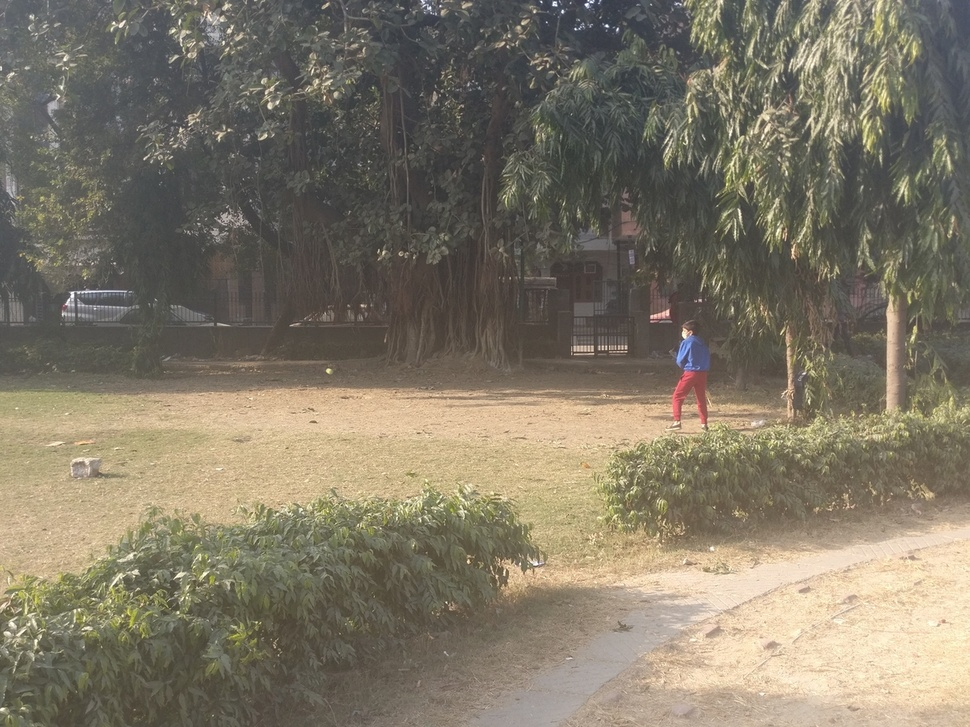
#> input picture assignment2_image_stitching/val_set/5/IMG_20201208_144713.jpg, 970 x 727 px, shrunk from 1160 x 870 before the run
$ python createmosaic.py --img_path val_set/5
#> lines starting #> are read from the running program, lines starting #| are printed output that depends on the picture
#Assignmnet_2 COL780  Image mosaicing : submission 2020SIY7566
import os
import cv2
import argparse
import numpy as np

# Initialize SIFT
sift = cv2.xfeatures2d.SIFT_create()
# Parameters for nearest-neighbor matching
FLANN_INDEX_KDTREE = 1
flann_params = dict(algorithm = FLANN_INDEX_KDTREE,
    trees = 5)
matcher = cv2.FlannBasedMatcher(flann_params, {})

# Use the keypoints to stitch the images
def get_stitched_image(img2, img1, M):

	# Get width and height of input images
	w1,h1 = img1.shape[:2]
	w2,h2 = img2.shape[:2]

	# Get the canvas dimesions
	img1_dims = np.float32([ [0,0], [0,w1], [h1, w1], [h1,0] ]).reshape(-1,1,2)
	img2_dims_temp = np.float32([ [0,0], [0,w2], [h2, w2], [h2,0] ]).reshape(-1,1,2)


	# Get relative perspective of second image
	img2_dims = cv2.perspectiveTransform(img2_dims_temp, M)

	# Resulting dimensions
	result_dims = np.concatenate( (img1_dims, img2_dims), axis = 0)

	# Getting images together
	# Calculate dimensions of match points
	[x_min, y_min] = np.int32(result_dims.min(axis=0).ravel() - 0.5)
	[x_max, y_max] = np.int32(result_dims.max(axis=0).ravel() + 0.5)

	# Create output array after affine transformation
	transform_dist = [-x_min,-y_min]
	transform_array = np.array([[1, 0, transform_dist[0]], [0, 1, transform_dist[1]], [0,0,1]])

	# Warp images to get the resulting image
	result_img = cv2.warpPerspective(img2, transform_array.dot(M), (x_max-x_min, y_max-y_min))
	result_img[transform_dist[1]:w1+transform_dist[1], transform_dist[0]:h1+transform_dist[0]] = img1

	# Return the result
	return result_img

# Find SIFT and return Homography Matrix
def get_sift_homography(img2, img1):

	# Extract keypoints and descriptors
	k1, d1 = sift.detectAndCompute(img1, None)
	k2, d2 = sift.detectAndCompute(img2, None)

	matches = matcher.knnMatch(d1, d2, k=2)

	# David Lowe's threshold of good matches
	check_matches = []
	for m1,m2 in matches:
		if m1.distance < 0.7 * m2.distance:
			if m1.queryIdx:
				check_matches.append(m1)


	min_m = 8 #threshold for minimum number of matches accepted
	if len(check_matches) > min_m:

		# Array to store matching points
		pts1 = []
		pts2 = []

		# Add matching points to array
		for match in check_matches:
			pts1.append(k1[match.queryIdx].pt)
			pts2.append(k2[match.trainIdx].pt)
		img1_pts = np.float32(pts1).reshape(-1,1,2)
		img2_pts = np.float32(pts2).reshape(-1,1,2)

		# Compute homography matrix
		M, mask = cv2.findHomography(img1_pts, img2_pts, cv2.RANSAC, 5.0)
		return M
	else:
		print ('Error: Case not handled too less matches')
		exit()


#parse arguments
def parse_arguments():
    parser = argparse.ArgumentParser(description='This implementation creates mosaics from given set of imagess ')
    parser.add_argument('-i', '--img_path', type=str, default='img', required=True, help="Path to the image folder")

    arguments = parser.parse_args()
    return arguments

# Equalize Histogram of Color Images
def equalize_histogram_color(img):
	img_yuv = cv2.cvtColor(img, cv2.COLOR_BGR2YUV)
	img_yuv[:,:,0] = cv2.equalizeHist(img_yuv[:,:,0])

	# Show the colored image
	img = cv2.cvtColor(img_yuv, cv2.COLOR_YUV2BGR)
	return img

#calculates homography based on sift feature matching and returns stitched image
def stitch_images(Images):
	result_image = Images["eq"][0]
	result_image_raw = Images["raw"][0]
	del Images["eq"][0]
	del Images["raw"][0]

	for i in range(len(Images["eq"])) :
		# Use SIFT to find keypoints and return homography matrix
		M =  get_sift_homography(result_image, Images["eq"][i])

		# Stitch the images together using homography matrix
		result_image = get_stitched_image(Images["raw"][i], result_image_raw, M)

	return result_image

# Main function
def main():
	# parse arguments
	args = parse_arguments();
	dir = args.img_path

	# list of images
	Images = {}
	Images["raw"]=[]
	Images["eq"]=[]

	# read images and equalize histogram
	for filename in os.listdir(dir):
		img = cv2.imread(os.path.join(dir, filename))
#> img is the input picture: shape (727, 970, 3); mean B, G, R 103.1, 119.7, 127.4
		Images["raw"].append(img)
		img = cv2.GaussianBlur(img, (5,5), 0)
		img = equalize_histogram_color(img)
#> in equalize_histogram_color, `img_yuv = cv2.cvtColor(img, cv2.COLOR_BGR2YUV)`: img_yuv: shape (727, 970, 3); mean of channels 0, 1, 2 120.1, 119.7, 134.4
#> in equalize_histogram_color, `img_yuv[:,:,0] = cv2.equalizeHist(img_yuv[:,:,0])`: img_yuv: shape (727, 970, 3); mean of channels 0, 1, 2 128.6, 119.7, 134.4
#> in equalize_histogram_color, `img = cv2.cvtColor(img_yuv, cv2.COLOR_YUV2BGR)`:
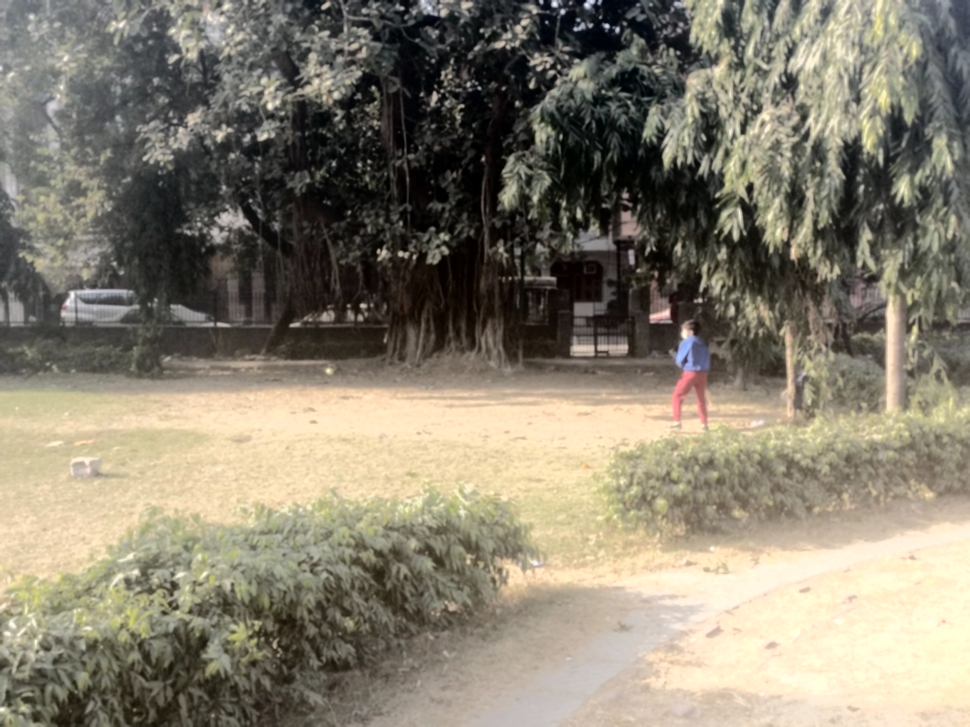
#> img: shape (727, 970, 3); mean B, G, R 111.8, 128.2, 135.1
		Images["eq"].append(img)
#> pass 2 of the loop in main, `for filename in os.listdir(dir):`:
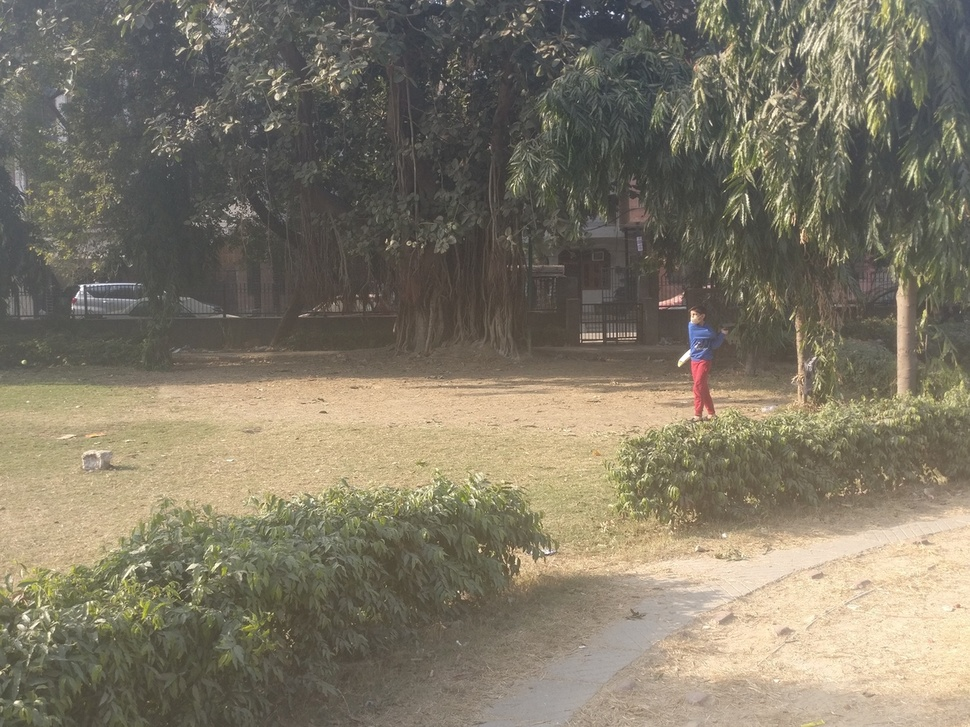
#> input picture assignment2_image_stitching/val_set/5/IMG_20201208_144715.jpg, 970 x 727 px, shrunk from 1160 x 870 before the run
#> in main, img is the input picture: shape (727, 970, 3); mean B, G, R 103.6, 120.4, 127.3
#> in equalize_histogram_color (call 2), `img = cv2.cvtColor(img_yuv, cv2.COLOR_YUV2BGR)`:
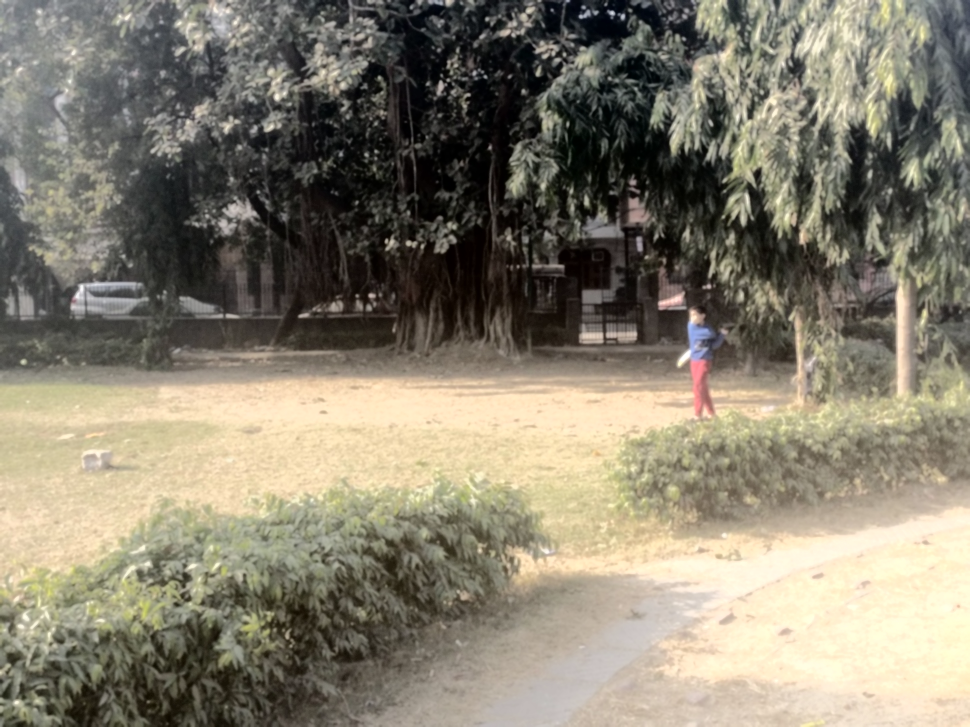
#> img: shape (727, 970, 3); mean B, G, R 111.9, 128.4, 134.8

	#returns stitched image
	pano = stitch_images(Images)
#> the loop in stitch_images, `for i in range(len(Images["eq"])) :` made 1 pass
#> (matches in get_sift_homography, x_min in get_stitched_image, y_min in get_stitched_image, x_max in get_stitched_image, y_max in get_stitched_image, transform_array in get_stitched_image) on pass 1: (8228 matches, -15, 0, 970, 742, [[1, 0, 15], [0, 1, 0], [0, 0, 1]])
#> pass 1, in get_stitched_image, `result_img = cv2.warpPerspective(img2, transform_array.dot(M), (x_max-..`:
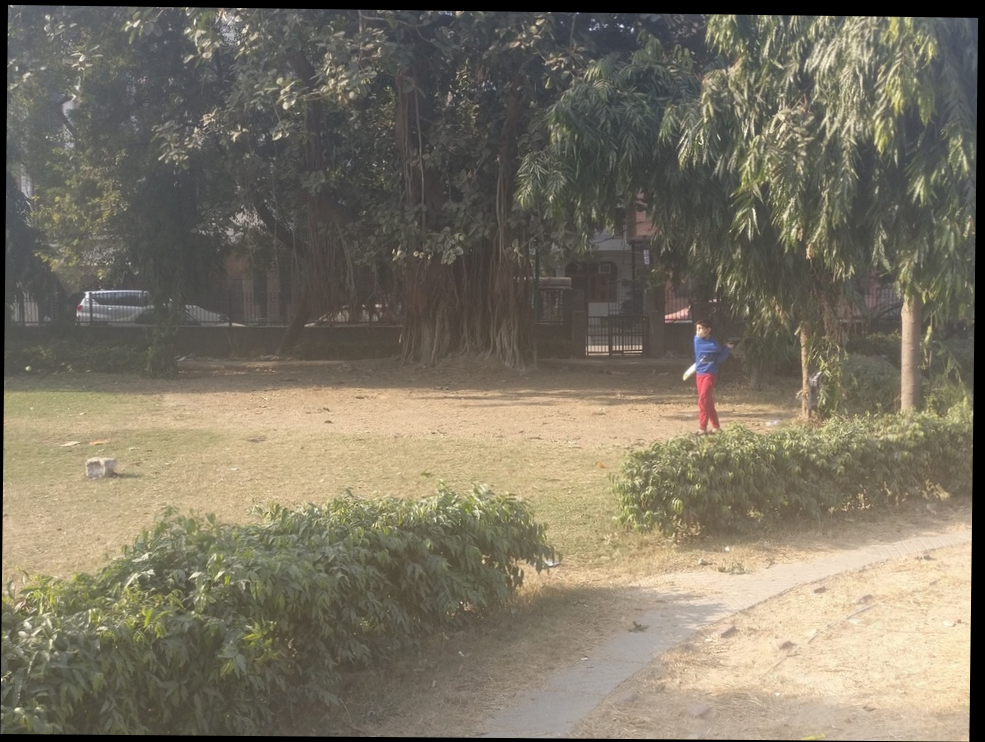
#> result_img: shape (742, 985, 3); mean B, G, R 99.8, 116, 122.6
#> pass 1, in stitch_images, `result_image = get_stitched_image(Images["raw"][i], result_image_raw, M)`:
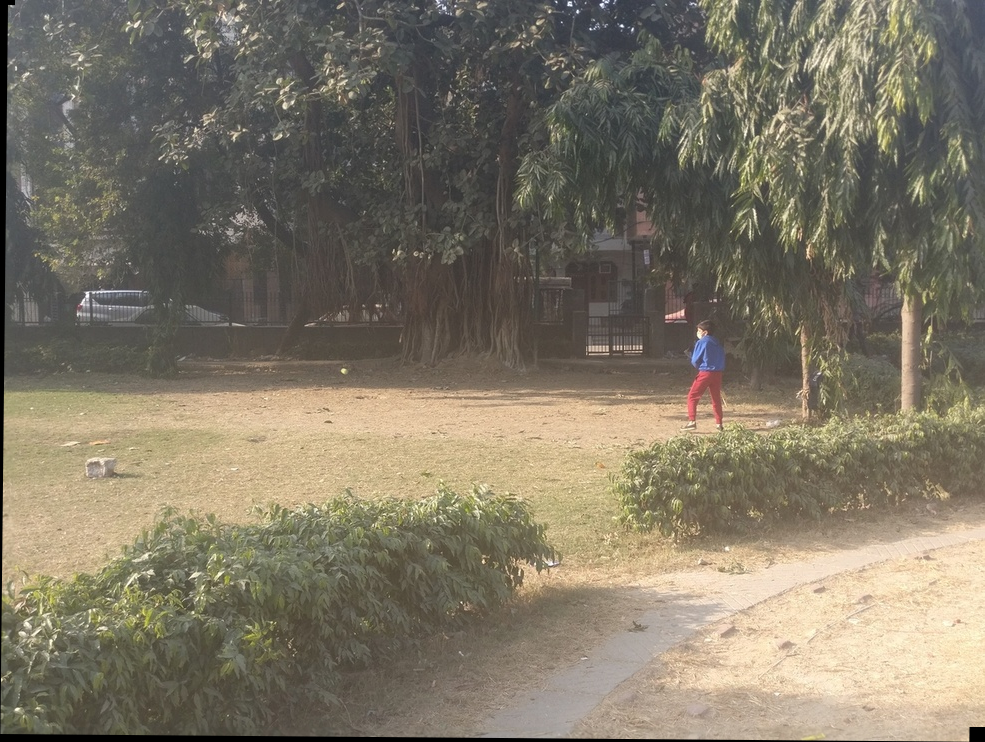
#> result_image: shape (742, 985, 3); mean B, G, R 102.4, 118.9, 126.4

	save_path = "result_"+dir.split("/")[-1]+".jpg"
	# Show the resulting image
	# cv2.imshow ('Result', pano)
	# cv2.waitKey(0)
	cv2.imwrite(save_path, pano)
	# cv2.destroyAllWindows()

# Calling main function
if __name__=='__main__':
	main()
